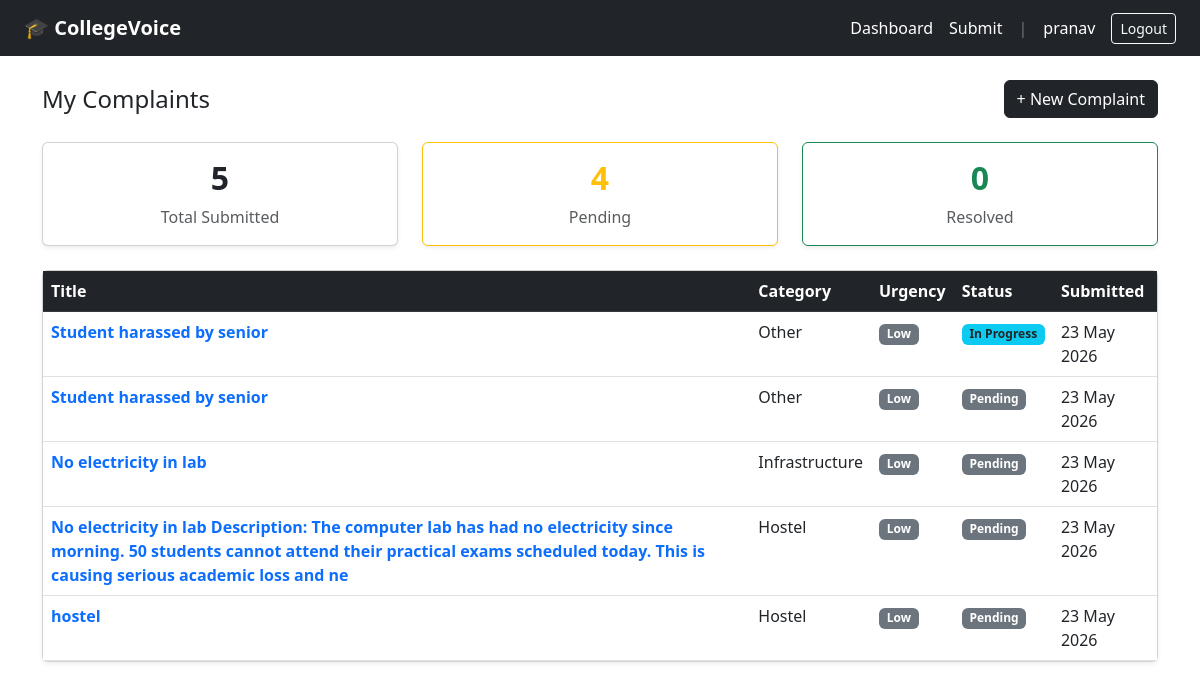
Before: /dashboard/ (signed in) with the older database file.
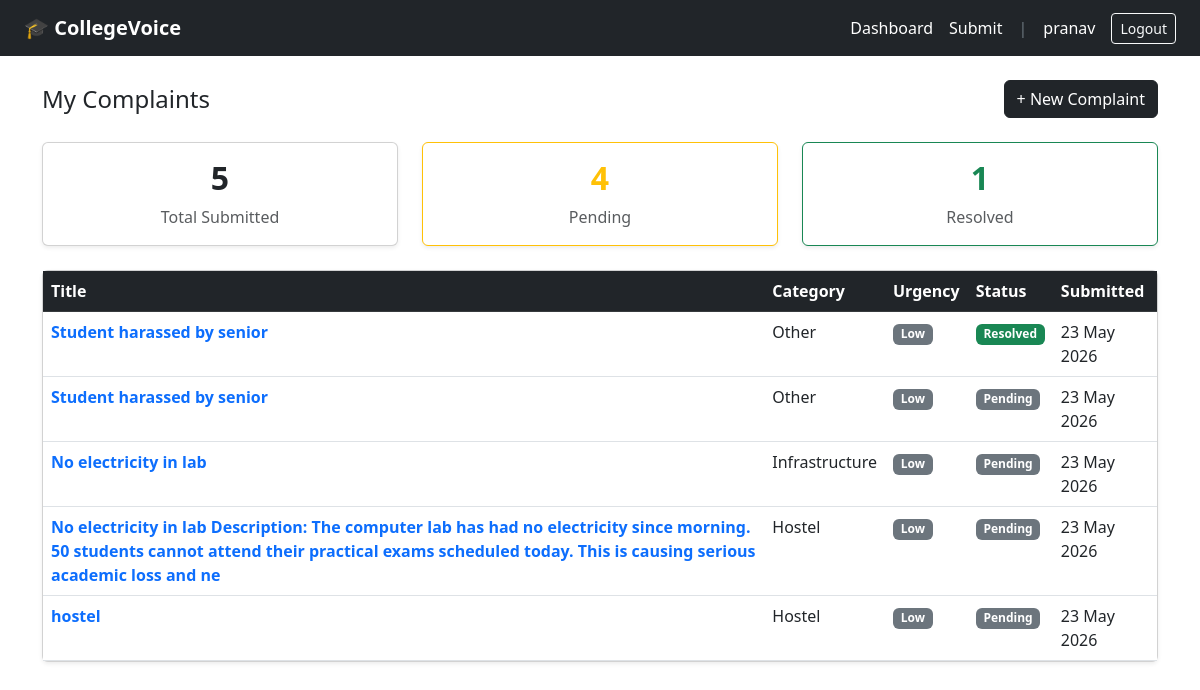
After: the same page with the newer database file.
### complaints/models.py (models this page shows, shortened)
class Complaint(models.Model):
    CATEGORY_CHOICES = [
        ('hostel', 'Hostel'),
        ('food', 'Food'),
        ('academics', 'Academics'),
        ('infrastructure', 'Infrastructure'),
        ('other', 'Other'),
    ]
    URGENCY_CHOICES = [
        ('low', 'Low'),
        ('medium', 'Medium'),
        ('high', 'High'),
    ]
    STATUS_CHOICES = [
        ('pending', 'Pending'),
        ('in_progress', 'In Progress'),
        ('resolved', 'Resolved'),
    ]
    student = models.ForeignKey(User, on_delete=models.CASCADE)
    title = models.CharField(max_length=200)
    description = models.TextField()
    category = models.CharField(max_length=50, choices=CATEGORY_CHOICES)
    urgency = models.CharField(max_length=10, choices=URGENCY_CHOICES, default='low')
    ai_summary = models.TextField(blank=True, null=True)
    status = models.CharField(max_length=20, choices=STATUS_CHOICES, default='pending')
    created_at = models.DateTimeField(auto_now_add=True)
    updated_at = models.DateTimeField(auto_now=True)
    class Meta:
        ordering = ['-created_at']

### complaints/views.py (the view)
# urls.py: path('dashboard/',                          views.student_dashboard,  name='student_dashboard'),
@login_required
def student_dashboard(request):  # removed @student_required
    complaints = Complaint.objects.filter(student=request.user)
    total    = complaints.count()
    pending  = complaints.filter(status='pending').count()
    resolved = complaints.filter(status='resolved').count()
    context = {
        'complaints': complaints,
        'total':      total,
        'pending':    pending,
        'resolved':   resolved,
    }
    return render(request, 'complaints/student_dashboard.html', context)

### complaints/templates/complaints/student_dashboard.html
{% extends 'complaints/base.html' %}
{% block content %}
<div class="d-flex justify-content-between align-items-center mb-4">
  <h4 class="mb-0">My Complaints</h4>
  <a href="{% url 'submit_complaint' %}" class="btn btn-dark">+ New Complaint</a>
</div>
<div class="row mb-4">
  <div class="col-md-4">
    <div class="card text-center p-3 shadow-sm">
      <h2 class="fw-bold">{{ total }}</h2>
      <p class="text-muted mb-0">Total Submitted</p>
    </div>
  </div>
  <div class="col-md-4">
    <div class="card text-center p-3 shadow-sm border-warning">
      <h2 class="fw-bold text-warning">{{ pending }}</h2>
      <p class="text-muted mb-0">Pending</p>
    </div>
  </div>
  <div class="col-md-4">
    <div class="card text-center p-3 shadow-sm border-success">
      <h2 class="fw-bold text-success">{{ resolved }}</h2>
      <p class="text-muted mb-0">Resolved</p>
    </div>
  </div>
</div>
{% if complaints %}
<div class="card shadow-sm">
  <table class="table table-hover mb-0">
    <thead class="table-dark">
      <tr>
        <th>Title</th>
        <th>Category</th>
        <th>Urgency</th>
        <th>Status</th>
        <th>Submitted</th>
      </tr>
    </thead>
    <tbody>
      {% for c in complaints %}
      <tr>
        <td>
          <a href="{% url 'complaint_detail' c.id %}" class="text-decoration-none fw-semibold">
            {{ c.title }}
          </a>
        </td>
        <td class="text-capitalize">{{ c.category }}</td>
        <td>
          {% if c.urgency == 'high' %}
            <span class="badge bg-danger">High</span>
          {% elif c.urgency == 'medium' %}
            <span class="badge bg-warning text-dark">Medium</span>
          {% else %}
            <span class="badge bg-secondary">Low</span>
          {% endif %}
        </td>
        <td>
          {% if c.status == 'resolved' %}
            <span class="badge bg-success">Resolved</span>
          {% elif c.status == 'in_progress' %}
            <span class="badge bg-info text-dark">In Progress</span>
          {% else %}
            <span class="badge bg-secondary">Pending</span>
          {% endif %}
        </td>
        <td>{{ c.created_at|date:"d M Y" }}</td>
      </tr>
      {% endfor %}
    </tbody>
  </table>
</div>
{% else %}
<div class="text-center py-5 text-muted">
  <h5>No complaints yet</h5>
  <p>Click "New Complaint" to submit your first one.</p>
</div>
{% endif %}
{% endblock %}

Changed rows visible on the page:
changed Complaint (number 1 of 5 on the later page): status "In Progress" → "Resolved"
Other visible differences:
{{ resolved }}: "0" → "1"
